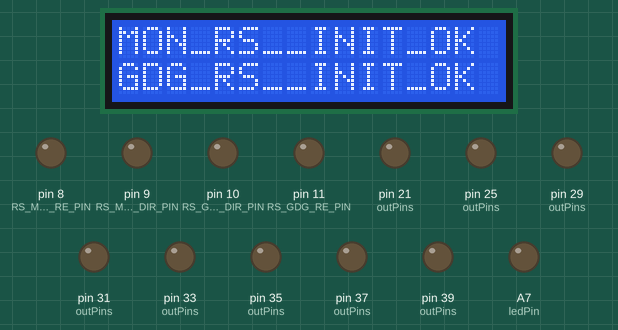
Simulated run of this sketch. Board: Arduino Mega 2560, built with avr-gcc and run on an emulated ATmega2560. Shown: 16×2 character LCD, output pins drawn as LEDs (lit = HIGH). What the sketch prints to the serial monitor is not drawn.

Above: at 0.1 s.
At 1.2 s:
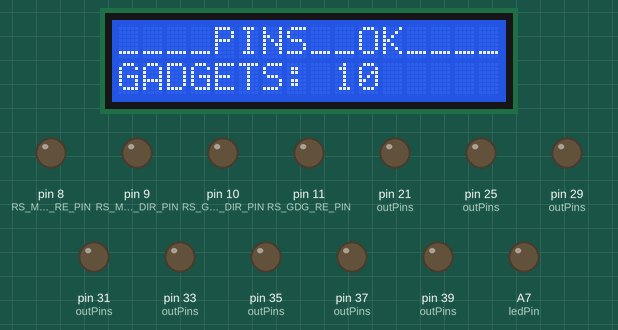
At 2.2 s:
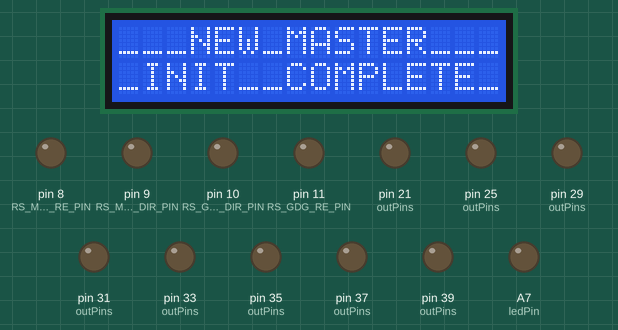

The sketch:

NewMaster.ino
```cpp
#define message "NEW MASTER 0.1a"

#include <Wire.h>
#include "PCF8574.h"            // expansions x4
#include <DFPlayerMini_Fast.h>
#include <LiquidCrystal_I2C.h>  // i2c 16x2 LCD display

#define RS_MON_RE_PIN 8
#define RS_MON_DIR_PIN 9
#define RS_GDG_DIR_PIN 10
#define RS_GDG_RE_PIN  11

//------------------
#define GADGET1   0 // Simple (In and Out, Skip-Once, Activated, 1 level, 1 timer)
#define GADGET2   1 // Smart (1 STATE, SKIP-ONLY-TO-END, ACTIVATED)
#define GADGET3   2 // Smart (1 STATE, SKIP-TO-END, NOT ACTIVATED)
#define GADGET4   3 // Smart (1 STATE, SKIP-TO-END, ACTIVATED)
#define GADGET5   4 // Smart (2 STATES, SKIP-TO-END, NOT ACTIVATED)
#define GADGET6   5 // Smart (5 STATES, SKIP-BY-STEP, NOT ACTIVATED)
#define GADGET7   6 // Smart (3 STATES, SKIP-ONLY-BY-STEP, ACTIVATED)
#define GADGET8   7 // Smart (3 STATES, SKIP-ONLY-BY-STEP, ACTIVATED)
#define GADGET9   8 // Smart (3 STATES, SKIP-ONLY-BY-STEP, ACTIVATED)
#define GADGET10  9 // Smart (NO STATES, SKIP-ONCE, BONUS LIKE)

#define GCOUNT    10

// ================================= LCD =================================
LiquidCrystal_I2C lcd(0x27, 16, 2);  // 0x27, 0x3F

// ================================= MP3 PLAYERS ===========================
DFPlayerMini_Fast MP3A;
DFPlayerMini_Fast MP3B;

// =================================== RELAYS ==============================
PCF8574 relay20(0x20);
PCF8574 relay24(0x24);
PCF8574 relay22(0x22);
PCF8574 relay26(0x26);

byte    ledPin       = A7;
byte  startButtonPin = 2;  // Start Button
boolean startButtonStates[2] = { false, false };

// =================================== Master Settings ==============================
boolean DEBUG = true;

boolean use_lcd = true;
boolean mon_connected = false;
boolean game_state   = false;
byte    curr_room   = 2;
int     game_time    = 0;
byte    start_level  = 0;
byte    players     = 0;
unsigned long last_mon_sync = 0;
unsigned long start_timer = 0;
unsigned long game_over = 0;


// =========================== Параметры гаджетов ===========================

// Время прохождения гаджетов
unsigned long pass_times[GCOUNT]   = {0,   0,   0,   0,   0,   0,   0,   0,   0,   0};

// Таймеры, необходимые для запуска различных процедур не сразу по прохождении гаджет,
// а через какое то время, доступно два таймера для каждого гаджета.
unsigned long post_delays_1[GCOUNT] = {0,   0,   0,   0,   0,   0,   0,   0,   0,   0};
unsigned long post_delays_2[GCOUNT] = {0,   0,   0,   0,   0,   0,   0,   0,   0,   0};
byte gadget_curr_timers[GCOUNT]     = {0,   0,   0,   0,   0,   0,   0,   0,   0,   0}; // Номер текущего таймера

// Уровни и комнаты
byte gadget_curr_levels[GCOUNT]     = {0,   0,   0,   0,   0,   0,   0,   0,   0,   0}; // Текущий уровень внутри гаджета
byte gadget_recv_levels[GCOUNT]     = {0,   0,   0,   0,   0,   0,   0,   0,   0,   0}; // Принятый от гаджета уровень
byte gadget_max_levels[GCOUNT]      = {1,   1,   1,   1,   2,   5,   3,   3,   3,   0}; // Число уровней внутри гаджета
byte gadget_rooms[GCOUNT]           = {1,   2,   2,   3,   8,   3,   3,   3,   3,  -1}; // Номера "комнат" гаджетов

// Скипы
byte gadget_multi_skips[GCOUNT]     = {false, false, false, false, false, false, false, false, false, false};
boolean oper_skips[GCOUNT]          = {false, false, false, false, false, false, false, false, false, false};
boolean oper_step_skips[GCOUNT]     = {false, false, false, false, false, false, false, false, false, false};

// =================================== PINS ==============================
byte prop1in  = 22;
byte prop1out = 23;

byte prop2in  = 24;
byte prop2out = 25;

byte prop3in  = 26;
byte prop3out = 27;

byte prop4in  = 28;
byte prop4out = 29;

byte prop5in  = 30;
byte prop5out = 31;

byte prop6in = 32;
byte prop6out = 33;

byte prop7in  = 34;
byte prop7out = 35;

byte prop8in  = 36;

byte prop9in  = 38;
byte prop9out = 39;

byte prop10in  = 40;
byte prop10out = 41;


byte inPins[GCOUNT] = { 22, -1, -1, 28, 30, 32, 34, 36, 38, 40 };
byte outPins[GCOUNT] = { 21, -1, 25, -1, 29, 31, 33, 35, 37, 39 };
// Если InPin -1 то мы ничего от него не джем, а только посылаем ему команду.
// Если OutPin -1 то мы ничего на него не посылаем а только ждем его сработки на In.
// Если In и Out оба -1, то это Smart-гаджет.

void setup()
{
  Serial.begin(115200); // RS to Monitor
  if (use_lcd)
  {
    lcd.init();
    lcd.backlight();
  }
  setupRS485(use_lcd);
  Serial.println("Run Quest Master v 0.1a");
  // setupMP3(use_lcd);
  setupPins(use_lcd);
  if (use_lcd)
  {
    // lcd.clear();
    lcd.setCursor(0, 0);
    lcd.print("___NEW_MASTER___");
    lcd.setCursor(0, 1);
    lcd.print("_INIT__COMPLETE_");
  }
  Serial.println("");
}

void setupRS485(boolean lcd_report)
{
  Serial1.begin(115200); // RS to Monitor
  Serial2.begin(115200); // RS to Gadgets
  pinMode(RS_MON_DIR_PIN, OUTPUT);
  digitalWrite(RS_MON_DIR_PIN, LOW);
  pinMode(RS_GDG_DIR_PIN, OUTPUT);
  digitalWrite(RS_GDG_DIR_PIN, LOW);
  if (DEBUG)
  {
    pinMode(RS_MON_RE_PIN, OUTPUT);
    digitalWrite(RS_MON_RE_PIN, LOW);
    pinMode(RS_GDG_RE_PIN, OUTPUT);
  digitalWrite(RS_GDG_RE_PIN, LOW);
  }

  if (lcd_report)
  {
    lcd.clear();
    lcd.setCursor(0, 0);
    lcd.print("MON_RS__INIT_OK");
    lcd.setCursor(0, 1);
    lcd.print("GDG_RS__INIT_OK");
  }
  delay(1000);
}

void setupMP3(boolean lcd_report)
{
  Serial2.begin(115200);        // MP3-A
  Serial3.begin(9600);        // MP3-B
  // MP3A.begin(Serial2, false);
  MP3B.begin(Serial3, false);
  delay(100);
  MP3A.volume(26);
  delay(100);
  MP3B.volume(29);
  delay(100);
  MP3A.stop();
  delay(100);
  MP3B.stop();
  if (lcd_report)
  {
    lcd.clear();
    lcd.setCursor(0, 0);
    lcd.print("MP3-A & MP3-B OK");
  }
  delay(1000);
}

void setupPins(boolean lcd_report)
{
  pinMode(ledPin, OUTPUT);
  for (int x = 0; x < GCOUNT; x++)  // PROPS INs and OUTs
  {
    if (inPins[x] > 0) pinMode(inPins[x], INPUT_PULLUP);
    if (outPins[x] > 0) {
      pinMode(outPins[x], OUTPUT);
      digitalWrite(outPins[x], LOW);
    }
  }
  if (lcd_report)
  {
    lcd.clear();
    lcd.setCursor(0, 0);
    lcd.print("____PINS__OK____");
    lcd.setCursor(0, 1);
    lcd.print("GADGETS: " + String(GCOUNT));
  }
  pinMode(A0, INPUT_PULLUP);
  digitalWrite(A0, HIGH);

  delay(1000);
}

void setupRelays()
{
  // RELAY INIT
  lcd.clear();
  lcd.setCursor(0, 0);
  lcd.print("R20=");
  if (relay20.begin()) lcd.print("V_");
  else lcd.print("X_");
  lcd.print("R22=");
  if (relay22.begin()) lcd.print("V_");
  else lcd.print("X_");

  lcd.setCursor(0, 1);
  lcd.print("R24=");
  if (relay24.begin()) lcd.print("V_");
  else lcd.print("X_");
  lcd.print("R26=");
  if (relay26.begin()) lcd.print("V_");
  else lcd.print("X_");
  delay(1000);
}

boolean readButt(int pin, boolean prevState)
{
  boolean currState = digitalRead(pin);
  if (currState != prevState)
  {
    delay(5);
    currState = digitalRead(pin);
  }
  return currState;
}

void sendHLms(int _pin, unsigned long _delay)
{
  digitalWrite(_pin, HIGH);
  delay(_delay);
  digitalWrite(_pin, LOW);
  delay(50);
}
```

GadgetTemplates.ino
```cpp
// ================================================== SMART GADGETS ==================================================
void checkSmartGadget(byte gadget_index, boolean by_step)
{
  // Проверка комнаты
  if (curr_room != gadget_rooms[gadget_index] && gadget_rooms[gadget_index] > 0) return;

  // если текущий уровень гаджета ниже конечного
  if (gadget_curr_levels[gadget_index] < gadget_max_levels[gadget_index])
  {
    if (oper_skips[gadget_index])
    {
      if (by_step) gadget_curr_levels[gadget_index]++;
      else gadget_curr_levels[gadget_index] = gadget_max_levels[gadget_index];
      skipGadget(gadget_index, by_step); // Команда на гаджет
      lcd.clear();
      lcd.setCursor(0, 0);
      lcd.print("G" + String(gadget_index) + (by_step ? ":SKIP_STEP" : ":SKIP_DONE"));
      Serial.println("G" + String(gadget_index) + (by_step ? ":SKIP_STEP" : ":SKIP_DONE"));
      oper_skips[gadget_index] = false;
    }

    // Принят новый уровень от гаджета
    boolean in_gt_cur = gadget_recv_levels[gadget_index] > gadget_curr_levels[gadget_index];
    boolean in_lt_max = gadget_recv_levels[gadget_index] <= gadget_max_levels[gadget_index];
    if (in_gt_cur && in_lt_max)
    {
      lcd.clear();
      lcd.setCursor(0, 0);
      lcd.print("G" + String(gadget_index) + ":CUR=" + String(gadget_curr_levels[gadget_index]));
      lcd.setCursor(0, 1);
      lcd.print("RECV=" + String(gadget_recv_levels[gadget_index]));
      Serial.println("G" + String(gadget_index) + ":CUR=" + String(gadget_curr_levels[gadget_index]));
      gadget_curr_levels[gadget_index] = gadget_recv_levels[gadget_index];
      gadget_recv_levels[gadget_index] = 0;
    }

    // Гаджет пройден
    if (gadget_curr_levels[gadget_index] == gadget_max_levels[gadget_index])
    {
      // Первые команды

      return;
    }
  }
  else
  {
    // Timers part
    if (gadget_curr_timers[gadget_index] == 1 && post_delays_2[gadget_index] < millis() - pass_times[gadget_index])
    {
      gadget_curr_timers[gadget_index]++;
      lcd.clear();
      lcd.setCursor(0, 0);
      lcd.print("G" + String(gadget_index) + ":TMR2 Done");
      Serial.println("G" + String(gadget_index) + ":TMR2 Done");
      // Команды после сработки таймера 2
    }

    if (gadget_curr_timers[gadget_index] == 0 && post_delays_1[gadget_index] < millis() - pass_times[gadget_index])
    {
      gadget_curr_timers[gadget_index]++;
      lcd.clear();
      lcd.setCursor(0, 0);
      lcd.print("G" + String(gadget_index) + ":TMR1 Done");
      Serial.println("G" + String(gadget_index) + ":TMR1 Done");
      // Команды после сработки таймера 1
    }

    if (gadget_multi_skips[gadget_index] && oper_skips[gadget_index])
    {
      skipGadget(gadget_index, false); // Команда на гаджет
      pass_times[gadget_index] = millis(); // Если нужно перезапустить таймеры
      // Команды мультискипа, можно обнулить все таймеры или только последние сколько-то...
      // Или просто сделать что-то в квесте
      oper_skips[gadget_index] = false;
    }
  }
}


// ================================================== SIMPLE GADGETS ==================================================

void checkOutGadget(byte gadget_index, boolean by_step) // Simple Only Out (SKIP)
{
  // Если гаджет из другой комнаты И при этом гаджет принадлежит какой-то комнате, то пропускаем
  if (curr_room != gadget_rooms[gadget_index] && gadget_rooms[gadget_index] > 0) return;

  // Иначе проверяем его: если внутренний уровень не максимальный или есть мульти-скип
  if ((gadget_curr_levels[gadget_index] < gadget_max_levels[gadget_index]) && oper_skips[gadget_index])
  {
    sendHLms(outPins[gadget_index], 250);
    oper_skips[gadget_index] = false;

    if (by_step) gadget_curr_levels[gadget_index]++;
    else gadget_curr_levels[gadget_index] = gadget_max_levels[gadget_index];

    lcd.clear();
    lcd.setCursor(0, 0);
    lcd.print("G" + String(gadget_index) + (by_step ? ":SKIP_STEP" : ":SKIP_DONE"));
    Serial.println("G" + String(gadget_index) + (by_step ? ":SKIP_STEP" : ":SKIP_DONE"));
    oper_skips[gadget_index] = false;

    // Если гаджет пройден запукаем таймеры и запускаем первые команды
    if (gadget_curr_levels[gadget_index] == gadget_max_levels[gadget_index])
    {
      pass_times[gadget_index] = millis();
      // Команды
      return;
    }
  }
  else
  {
    // Таймер 2
    if (gadget_curr_timers[gadget_index] == 1 && post_delays_2[gadget_index] < millis() - pass_times[gadget_index])
    {
      gadget_curr_timers[gadget_index]++;
      lcd.clear();
      lcd.setCursor(0, 0);
      lcd.print("G" + String(gadget_index) + ":TMR2 Done");
      Serial.println("G" + String(gadget_index) + ":TMR2 Done");
      // Команды
    }
    // Таймер 1
    if (gadget_curr_timers[gadget_index] == 0 && post_delays_1[gadget_index] < millis() - pass_times[gadget_index])
    {
      gadget_curr_timers[gadget_index]++;
      lcd.clear();
      lcd.setCursor(0, 0);
      lcd.print("G" + String(gadget_index) + ":TMR1 Done");
      Serial.println("G" + String(gadget_index) + ":TMR1 Done");
      // Команды
    }

    if (gadget_multi_skips[gadget_index] && oper_skips[gadget_index])
    {
      pass_times[gadget_index] = millis(); // Если нужно перезапустить таймеры
      // Команды мультискипа, можно обнулить все таймеры или только последние сколько-то...
      // gadget_curr_timers[gadget_index] = 0;
      // gadget_curr_timers[gadget_index] = 1;
      // Или просто сделать что-то в квесте
      oper_skips[gadget_index] = false;
    }
  }
}

void checkInGadget(byte gadget_index, boolean by_step) // Only In, not Out
{
  // Если гаджет из другой комнаты И при этом гаджет принадлежит какой-то комнате, то пропускаем
  if (curr_room != gadget_rooms[gadget_index] && gadget_rooms[gadget_index] >= 0) return;

  // если текущий уровень гаджета ниже конечного
  if (gadget_curr_levels[gadget_index] < gadget_max_levels[gadget_index])
  {
    if (!digitalRead(inPins[gadget_index]) || oper_skips[gadget_index])
    {
      if (by_step) gadget_curr_levels[gadget_index]++;
      else gadget_curr_levels[gadget_index] = gadget_max_levels[gadget_index];
      lcd.clear();
      lcd.setCursor(0, 0);
      String log_text = "G" + String(gadget_index) + ":PLAYER_DONE";
      if (oper_skips[gadget_index]) log_text = "G" + String(gadget_index) + (by_step ? ":SKIP_STEP" : ":SKIP_DONE");
      lcd.print(log_text);
      Serial.println(log_text);
      oper_skips[gadget_index] = false;
    }

    // Гаджет пройден
    if (gadget_curr_levels[gadget_index] == gadget_max_levels[gadget_index])
    {
      // Первые команды

      return;
    }
  }
  else
  {
    // Timers part
    if (gadget_curr_timers[gadget_index] == 1 && post_delays_2[gadget_index] < millis() - pass_times[gadget_index])
    {
      gadget_curr_timers[gadget_index]++;
      lcd.clear();
      lcd.setCursor(0, 0);
      lcd.print("G" + String(gadget_index) + ":TMR2 Done");
      Serial.println("G" + String(gadget_index) + ":TMR2 Done");
      // Команды после сработки таймера 2
    }

    if (gadget_curr_timers[gadget_index] == 0 && post_delays_1[gadget_index] < millis() - pass_times[gadget_index])
    {
      gadget_curr_timers[gadget_index]++;
      lcd.clear();
      lcd.setCursor(0, 0);
      lcd.print("G" + String(gadget_index) + ":TMR1 Done");
      Serial.println("G" + String(gadget_index) + ":TMR1 Done");
      // Команды после сработки таймера 1
    }

    if (gadget_multi_skips[gadget_index] && oper_skips[gadget_index])
    {
      skipGadget(gadget_index, false); // Команда на гаджет
      pass_times[gadget_index] = millis(); // Если нужно перезапустить таймеры
      // Команды мультискипа, можно обнулить все таймеры или только последние сколько-то...
      // Или просто сделать что-то в квесте
      oper_skips[gadget_index] = false;
    }
  }
}


void checkSimpleGadget(byte gadget_index, boolean by_step) // Simple In and Out
{
  // Если гаджет из другой комнаты И при этом гаджет принадлежит какой-то комнате, то пропускаем
  if (curr_room != gadget_rooms[gadget_index] && gadget_rooms[gadget_index] >= 0) return;

  // если текущий уровень гаджета ниже конечного
  if (gadget_curr_levels[gadget_index] < gadget_max_levels[gadget_index])
  {
    if (!digitalRead(inPins[gadget_index]) || oper_skips[gadget_index])
    {
      if (by_step) gadget_curr_levels[gadget_index]++;
      else gadget_curr_levels[gadget_index] = gadget_max_levels[gadget_index];
      sendHLms(outPins[gadget_index], 250);
      lcd.clear();
      lcd.setCursor(0, 0);
      String log_text = "G" + String(gadget_index) + ":PLAYER_DONE";
      if (oper_skips[gadget_index]) log_text = "G" + String(gadget_index) + (by_step ? ":SKIP_STEP" : ":SKIP_DONE");
      lcd.print(log_text);
      Serial.println(log_text);
      oper_skips[gadget_index] = false;

    }

    // Гаджет пройден
    if (gadget_curr_levels[gadget_index] == gadget_max_levels[gadget_index])
    {
      // Первые команды
      return;
    }
  }
  else
  {
    // Timers part
    if (gadget_curr_timers[gadget_index] == 1 && post_delays_2[gadget_index] < millis() - pass_times[gadget_index])
    {
      gadget_curr_timers[gadget_index]++;
      lcd.clear();
      lcd.setCursor(0, 0);
      lcd.print("G" + String(gadget_index) + ":TMR2 Done");
      Serial.println("G" + String(gadget_index) + ":TMR2 Done");
      // Команды после сработки таймера 2
    }

    if (gadget_curr_timers[gadget_index] == 0 && post_delays_1[gadget_index] < millis() - pass_times[gadget_index])
    {
      gadget_curr_timers[gadget_index]++;
      lcd.clear();
      lcd.setCursor(0, 0);
      lcd.print("G" + String(gadget_index) + ":TMR1 Done");
      Serial.println("G" + String(gadget_index) + ":TMR1 Done");
      // Команды после сработки таймера 1
    }

    if (gadget_multi_skips[gadget_index] && oper_skips[gadget_index])
    {
      skipGadget(gadget_index, false); // Команда на гаджет
      pass_times[gadget_index] = millis(); // Если нужно перезапустить таймеры
      // Команды мультискипа, можно обнулить все таймеры или только последние сколько-то...
      // Или просто сделать что-то в квесте
      oper_skips[gadget_index] = false;
    }
  }
}

void customGadget(byte gadget_room)
{
  if (curr_room != gadget_room) return;
}
```

Source omitted: GadgetsConnector.ino (2404 bytes), MonConnector.ino (4646 bytes)

Measured:
- what the display in image 1 shows lasts 1.1 s, from 1.1 s to 2.2 s
